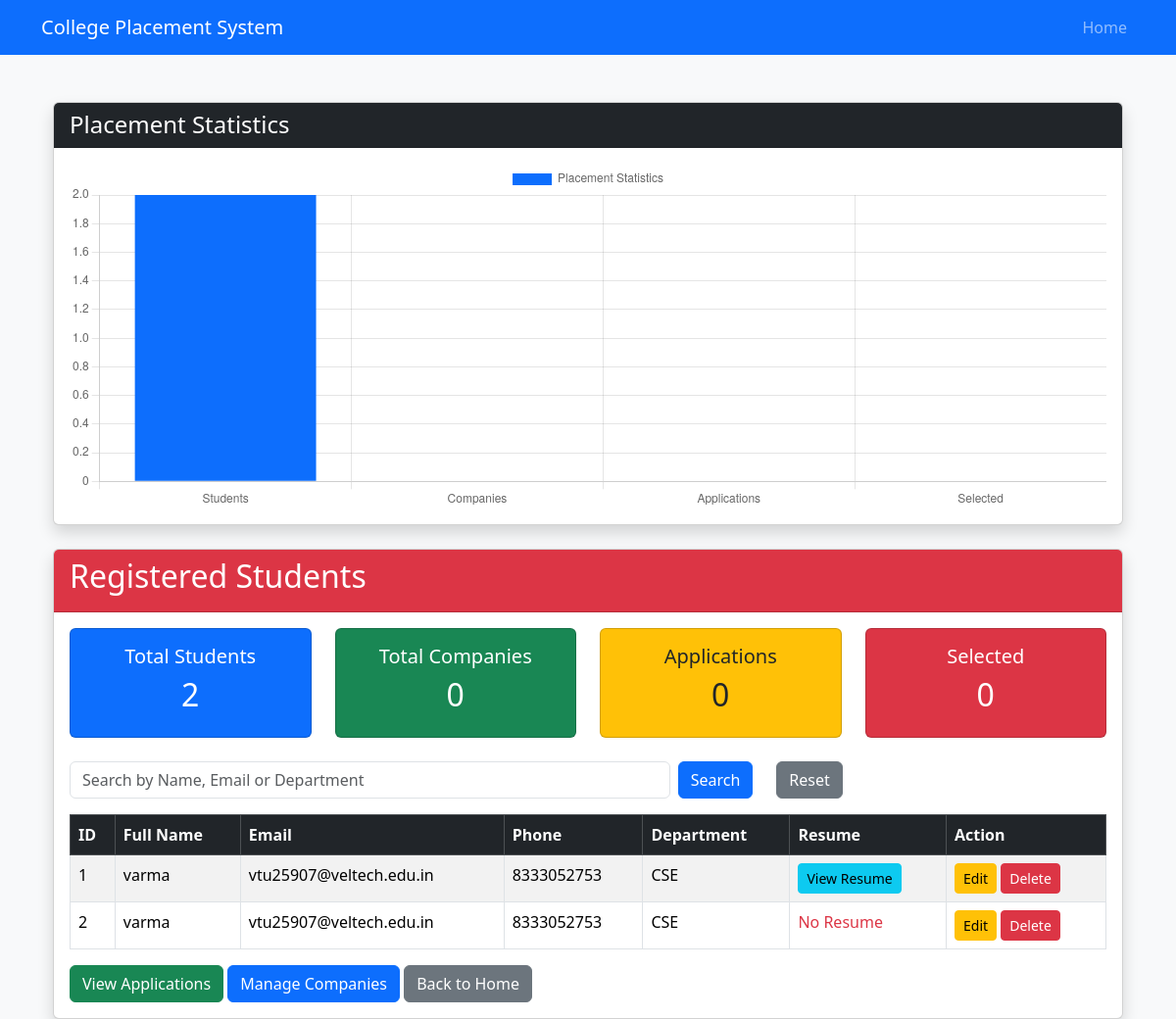
/admin (signed in), run on the app's committed database.
### app.py (models this page shows)
class Student(db.Model):
    id = db.Column(db.Integer, primary_key=True)
    fullname = db.Column(db.String(100))
    email = db.Column(db.String(100))
    phone = db.Column(db.String(20))
    department = db.Column(db.String(50))
    cgpa=db.Column(db.Float)
    password = db.Column(db.String(100))
    resume=db.Column(db.String(200))

### app.py (the view)
@app.route('/admin')
def admin():
    if 'admin' not in session:
        return redirect('/admin_login')
    search = request.args.get('search')
    if search:
        students = Student.query.filter(
            (Student.fullname.ilike(f"%{search}%")) |
            (Student.email.ilike(f"%{search}%")) |
            (Student.department.ilike(f"%{search}%"))
        ).all()
    else:
        students = Student.query.all()
    total_students = Student.query.count()
    total_companies = Company.query.count()
    total_applications = Application.query.count()
    selected_students = Application.query.filter_by(status="Approved").count()
    return render_template(
        "admin.html",
        students=students,
        total_students=total_students,
        total_companies=total_companies,
        total_applications=total_applications,
        selected_students=selected_students
    )

### templates/admin.html (shortened to what this page needs)
{% extends "base.html" %}
{% block content %}
<div class="container mt-5">
    <div class="card shadow mb-4">
        <div class="card-header bg-dark text-white">
            <h4 class="mb-0">Placement Statistics</h4>
        </div>
        <div class="card-body">
            <canvas id="placementChart" height="100"></canvas>
        </div>
    </div>
    <script>
    document.addEventListener("DOMContentLoaded", function () {
        const ctx = document.getElementById("placementChart");
        new Chart(ctx, {
            type: "bar",
            data: {
                labels: ["Students", "Companies", "Applications", "Selected"],
                datasets: [{
                    label: "Placement Statistics",
                    data: [
                        {{ total_students }},
                        {{ total_companies }},
                        {{ total_applications }},
                        {{ selected_students }}
                    ],
                    backgroundColor: [
                        "#0d6efd",
                        "#198754",
                        "#ffc107",
                        "#dc3545"
                    ]
                }]
            },
            options: {
                responsive: true,
                scales: {
                    y: {
                        beginAtZero: true
                    }
                }
            }
        });
    });
    </script>
    <div class="card shadow">
        <div class="card-header bg-danger text-white">
            <h2>Registered Students</h2>
        </div>
        <div class="card-body">
            <div class="row mb-4">
                <div class="col-md-3">
                    <div class="card bg-primary text-white">
                        <div class="card-body text-center">
                            <h5>Total Students</h5>
                            <h2>{{ total_students }}</h2>
                        </div>
                    </div>
                </div>
                <div class="col-md-3">
                    <div class="card bg-success text-white">
                        <div class="card-body text-center">
                            <h5>Total Companies</h5>
                            <h2>{{ total_companies }}</h2>
                        </div>
                    </div>
                </div>
                <div class="col-md-3">
                    <div class="card bg-warning text-dark">
                        <div class="card-body text-center">
                            <h5>Applications</h5>
                            <h2>{{ total_applications }}</h2>
                        </div>
                    </div>
                </div>
                <div class="col-md-3">
                    <div class="card bg-danger text-white">
                        <div class="card-body text-center">
                            <h5>Selected</h5>
                            <h2>{{ selected_students }}</h2>
                        </div>
                    </div>
                </div>
            </div>
            <div class="row mb-3">
                <div class="col-md-8">
                    <form method="GET" action="/admin" class="d-flex">
                        <input
                            type="text"
                            name="search"
                            class="form-control me-2"
                            placeholder="Search by Name, Email or Department">
                        <button class="btn btn-primary">Search</button>
                    </form>
                </div>
                <div class="col-md-2">
                    <a href="/admin" class="btn btn-secondary">Reset</a>
                </div>
            </div>
            <table class="table table-bordered table-striped table-hover">
                <thead class="table-dark">
                    <tr>
                        <th>ID</th>
                        <th>Full Name</th>
                        <th>Email</th>
                        <th>Phone</th>
                        <th>Department</th>
                        <th>Resume</th>
                        <th>Action</th>
                    </tr>
                </thead>
                <tbody>
                {% for student in students %}
                    <tr>
                        <td>{{ student.id }}</td>
                        <td>{{ student.fullname }}</td>
                        <td>{{ student.email }}</td>
                        <td>{{ student.phone }}</td>
                        <td>{{ student.department }}</td>
                        <td>
                            {% if student.resume %}
                                <a href="{{ url_for('static', filename='resumes/' + student.resume) }}"
                                   target="_blank"
                                   class="btn btn-info btn-sm">
                                    View Resume
                                </a>
                            {% else %}
                                <span class="text-danger">No Resume</span>
                            {% endif %}
                        </td>
                        <td>
                            <a href="/edit/{{ student.id }}" class="btn btn-warning btn-sm">
                                Edit
                            </a>
                            <a href="/delete/{{ student.id }}"
                               class="btn btn-danger btn-sm"
                               onclick="return confirm('Delete this student?')">
                                Delete
                            </a>
                        </td>
                    </tr>
                {% endfor %}
                </tbody>
            </table>
            <a href="/applications" class="btn btn-success">
                View Applications
            </a>
            <a href="/companies" class="btn btn-primary">
                Manage Companies
            </a>
            <a href="/" class="btn btn-secondary">
                Back to Home
            </a>
        </div>
    </div>
</div>
{% endblock %}

### data on the page
Student: id "1", fullname "varma", email "vtu25907@veltech.edu.in", phone "8333052753", department "CSE"
Student: id "2", fullname "varma", email "vtu25907@veltech.edu.in", phone "8333052753", department "CSE", shows "No Resume"

### other printed values
{{ total_students }} "2"
{{ total_companies }} "0"
{{ total_applications }} "0"
{{ selected_students }} "0"
chart data {{ total_students }} 2
chart data {{ total_companies }} 0
chart data {{ total_applications }} 0
chart data {{ selected_students }} 0
